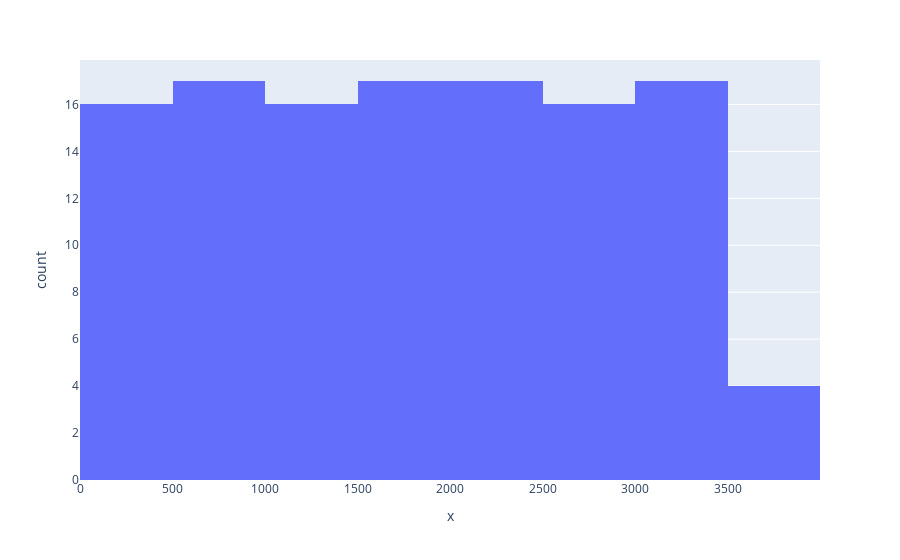

The cell this chart's notebook holds for it:
### Markdown cell above
### Histograms

### Code cell
fig = px.histogram(x=x)
iplot(fig)

### Figure 1 — Plotly figure (JSON) as saved in the notebook; plotly's stock layout.template omitted (floating-point values rounded to 4 significant figures)
{"data": [{"alignmentgroup": "True", "bingroup": "x", "hovertemplate": "x=%{x}<br>count=%{y}<extra></extra>", "legendgroup": "", "marker": {"color": "#636efa", "pattern": {"shape": ""}}, "name": "", "offsetgroup": "", "orientation": "v", "showlegend": false, "type": "histogram", "x": [30, 60, 90, 120, 150, 180, 210, 240, 270, 300, 330, 360, 390, 420, 450, 480, 510, 540, 570, 600, 630, 660, 690, 720, 750, 780, 810, 840, 870, 900, 930, 960, 990, 1020, 1050, 1080, 1110, 1140, 1170, 1200, 1230, 1260, 1290, 1320, 1350, 1380, 1410, 1440, 1470, 1500, 1530, 1560, 1590, 1620, 1650, 1680, 1710, 1740, 1770, 1800, 1830, 1860, 1890, 1920, 1950, 1980, 2010, 2040, 2070, 2100, 2130, 2160, 2190, 2220, 2250, 2280, 2310, 2340, 2370, 2400, 2430, 2460, 2490, 2520, 2550, 2580, 2610, 2640, 2670, 2700, 2730, 2760, 2790, 2820, 2850, 2880, 2910, 2940, 2970, 3000, 3030, 3060, 3090, 3120, 3150, 3180, 3210, 3240, 3270, 3300, 3330, 3360, 3390, 3420, 3450, 3480, 3510, 3540, 3570, 3600], "xaxis": "x", "yaxis": "y"}], "layout": {"barmode": "relative", "legend": {"tracegroupgap": 0}, "margin": {"t": 60}, "xaxis": {"anchor": "y", "domain": [0, 1], "title": {"text": "x"}}, "yaxis": {"anchor": "x", "domain": [0, 1], "title": {"text": "count"}}}}
